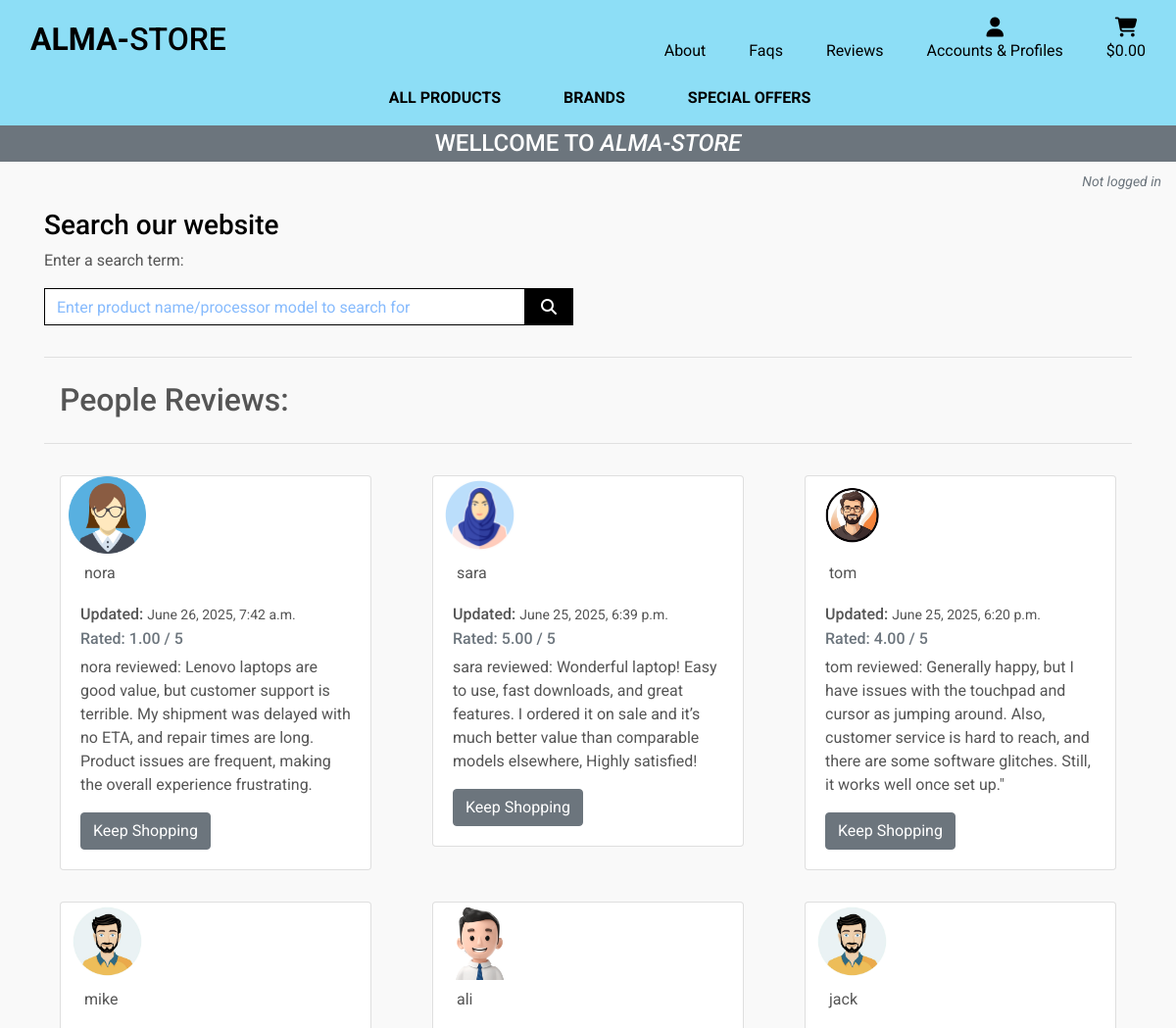
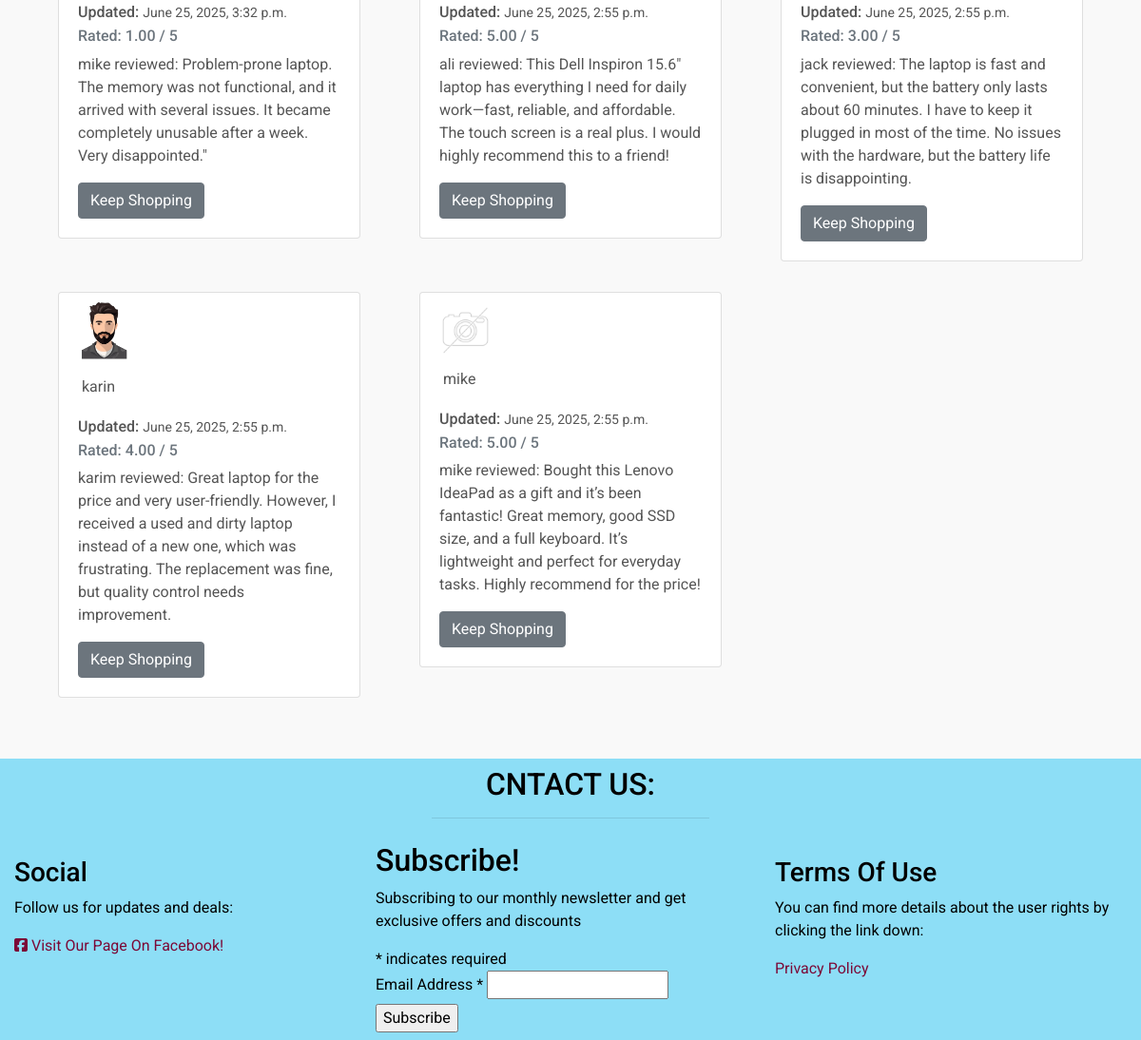
The page /reviews/ on the database as committed earlier (2 pictures, top to bottom).
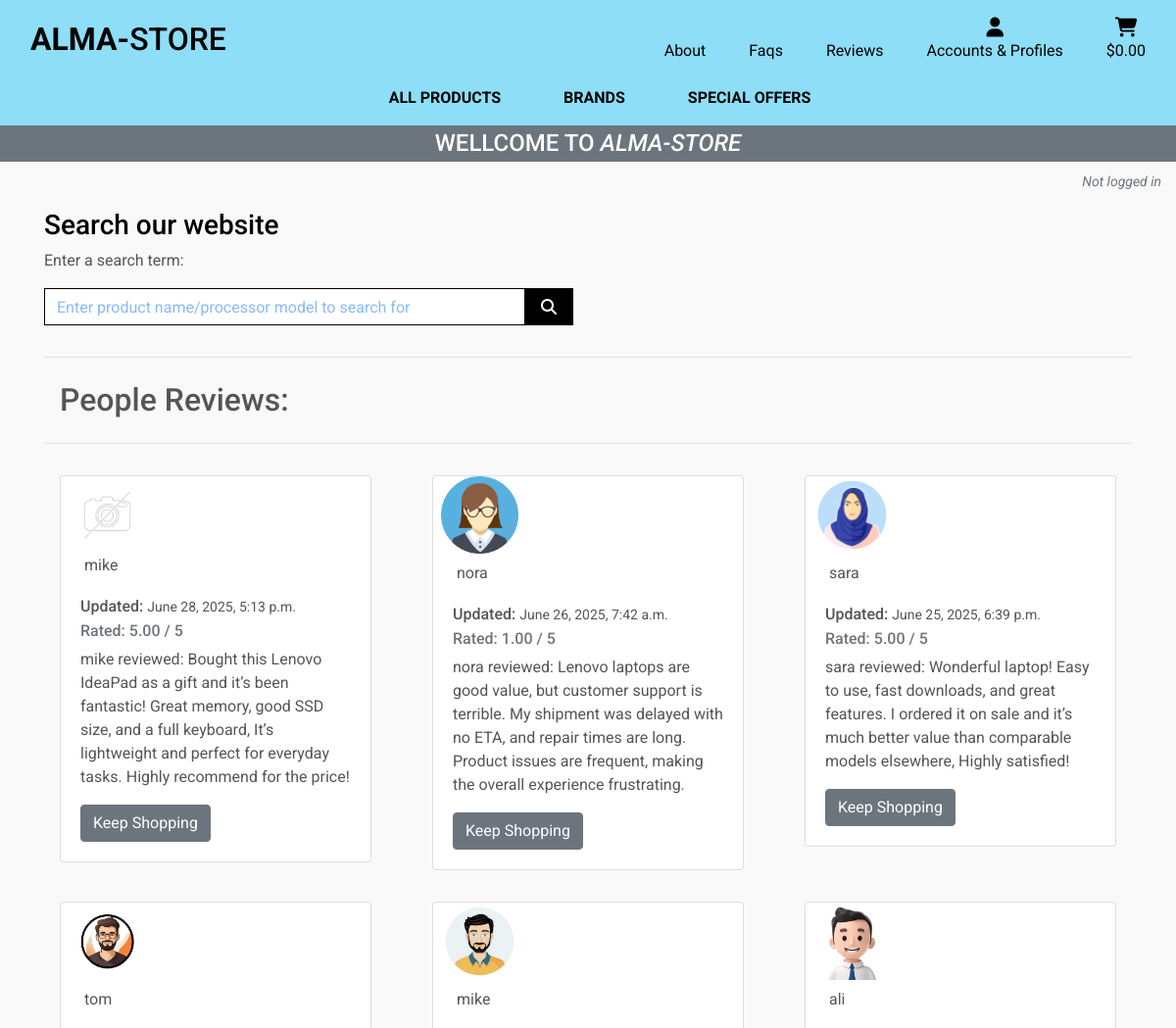
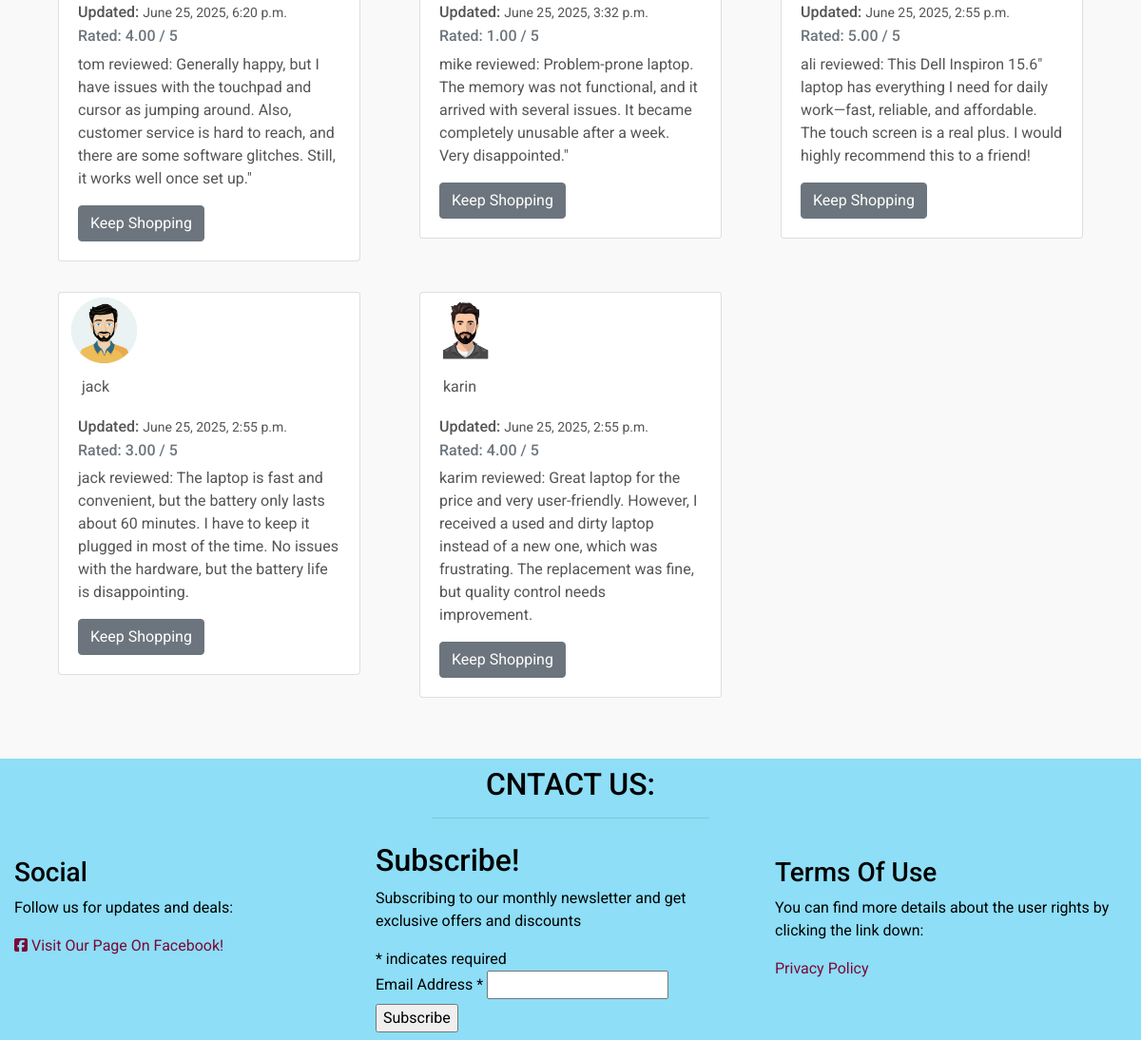
The same page on the database as committed later (2 pictures, top to bottom).
### reviews/models.py (models this page shows)
class Reviews(models.Model):
    class Meta:
        verbose_name_plural = 'Reviews'
        ordering = ['-updated_on']
    user = models.ForeignKey(User, on_delete=models.CASCADE, related_name='product_reviews')
    name = models.CharField(max_length=254)
    image = models.ImageField(null=True, blank=True)
    rating = models.DecimalField(max_digits=5, decimal_places=2,
                                 null=True, blank=True)
    review = models.TextField(null=False, blank=False, default='',
                              max_length=5000)
    created_on = models.DateTimeField(auto_now_add=True)
    updated_on = models.DateTimeField(auto_now=True)
    def __str__(self):
        return f'{self.user.username} reviewed: {self.review}'

### reviews/views.py (the view)
# urls.py: path('', views.product_reviews, name='product_reviews'),
def product_reviews(request):
    reviews = Reviews.objects.all()
    template = 'reviews/reviews.html'
    context = {
        'reviews': reviews,
    }
    return render(request, template, context)

### bag/contexts.py (called while the page is built, shortened)
def bag_contents(request):
    bag_items = []
    total = 0
    product_count = 0
    bag = request.session.get('bag', {})
    if total < settings.FREE_DELIVERY_THRESHOLD:
        delivery = total * Decimal(settings.STANDARD_DELIVERY_PERCENTAGE / 100)
        free_delivery_delta = settings.FREE_DELIVERY_THRESHOLD - total
    else:
        delivery = 0
        free_delivery_delta = 0
    grand_total = delivery + total
    context = {
        'bag_items': bag_items,
        'total': total,
        'product_count': product_count,
        'delivery': delivery,
        'free_delivery_threshold': settings.FREE_DELIVERY_THRESHOLD,
        'free_delivery_delta': free_delivery_delta,
        'grand_total': grand_total,
    }
    return context

### reviews/templates/reviews/reviews.html (shortened to what this page needs)
{% extends "base.html" %}
{% load static %}
{% block content %}
    <div class="container mt-3">
        <div class="row">
            <div class="col">
                <hr>
                <h2 class=" p-2 m-2">People Reviews:</h2>
                <hr>
            </div>
        </div>
        <div class="row">
            {% for review in reviews %}
                <div class="col-12 col-md-6 col-lg-4">
                    <div class="review-container m-2 p-2">
                         <div class="card h-100">
                        {% if review.image %}
                            <img src="{{ review.image.url }}" class="w-25 ml-2" alt="user image profile">
                            <span class="ml-4 mt-2">{{ review.name }}</span>
                        {% else %}
                            <img src="{{ MEDIA_URL }}noimage.png" class="w-25 ml-2" alt="user image profile">
                            <span class="ml-4">{{ review.name }}</span>
                        {% endif %}
                        <div class="card-body">
                            <h5 class="card-title review-date"> Updated: <span class="small">{{ review.updated_on }}</span></h5>
                            <h6 class="card-subtitle mb-2 text-muted">Rated: {{ review.rating}} / 5</h6>
                            <p class="card-text">
                                {{ review }}
                            </p>
                            <a href="{% url 'products' %}" class="btn btn-secondary">Keep Shopping</a>
                        </div>
                    </div>
                </div>
                    </div>
            {% endfor %}
        </div>
    </div>
{% endblock %}

### templates/base.html (shortened to what this page needs)
{% load static %}
<!doctype html>
<html lang="en">
  <head>
    {% block corecss %}
        <link rel="stylesheet" href="https://cdn.jsdelivr.net/npm/bootstrap@4.6.2/dist/css/bootstrap.min.css">
        <link  rel="stylesheet" href="//cdn-images.mailchimp.com/embedcode/classic-061523.css"type="text/css">
        <link rel="stylesheet" href="{% static 'css/basestyle.css' %}">
    {% endblock %}
  </head>
  <body>
    <header class="container-fluid sticky-top topdown-color">
        <div id="top-nav" class="row pt-lg-2 d-none d-lg-flex">
            <div class="col-12 col-lg-4 my-auto py-1 py-lg-0 text-center text-lg-left">
                <a href="{% url 'home' %}" class="nav-link main-logo-link">
                    <h2 class="logo-font text-black my-0"><strong>Alma-</strong>Store</h2>
                </a>
            </div>
            <div class="col-12 col-lg-8 my-auto py-1 py-lg-0">
                <ul class="list-inline list-unstyled text-center text-lg-right my-0">
                    <li class="list-inline-item">
                        <a class="nav-link text-black" href="{% url 'about' %}" id="home-link">
                          About
                        </a>
                    </li>
                    <li class="list-inline-item">
                        <a class="nav-link text-black" href="{% url 'faqs' %}" id="home-link">
                          Faqs
                        </a>
                    </li>
                     <li class="list-inline-item">
                        <a class="nav-link text-black" href="{% url 'product_reviews' %}" id="home-link">
                          Reviews
                        </a>
                    </li>
                    <li class="list-inline-item dropdown">
                        <a class="text-black nav-link" href="#" id="user-options" data-toggle="dropdown" aria-haspopup="true" aria-expanded="false">
                            <div class="text-center">
                                <div><i class="fas fa-user fa-lg"></i></div>
                                <p class="my-0">Accounts & Profiles</p>
                            </div>
                        </a>
                    </li>
                    <li class="list-inline-item">
                        <a class="{% if grand_total %}text-info font-weight-bold{% else %}text-black{% endif %} nav-link" href="{% url 'view_bag' %}">
                            <div class="text-center">
                              <div><i class="fa-solid fa-cart-shopping fa-lg"></i></div>
                              <p class="my-0">
                                {% if grand_total %}
                                  ${{ grand_total|floatformat:2 }}
                                {% else %}
                                  $0.00
                                {% endif %}
                              </p>
                            </div>
                          </a>
                    </li>
                </ul>
            </div>
        </div>
        <div class="row">
            <nav class="navbar navbar-expand-lg navbar-light w-100">
                {% include 'includes/main-nav.html' %}
            </nav>
        </div>
        <div id="delivery-banner" class="row text-center">
            <div class="col text-white">
                <h4 class="logo-font my-1">Wellcome to <em>Alma-Store</em></h4>
            </div>
        </div>
    </header>
    <div class="container-fluid">
      <div class="row">
        <div class="col">
          <p class="text-black text-right mt-2">
            {% if user.is_authenticated %}
              You are logged in as: <em>{{ user }}</em>
            {% else %}
                <em class="text-muted small">Not logged in</em>
            {% endif %}
          </p>
        </div>
      </div>
    </div>
    <div class="container d-none d-lg-block">
      <div class="row">
        <div class="col-6">
          <h3 class="text-black">Search our website</h3>
          <p>Enter a search term:</p>
          <form class="form" method="GET" action="{% url 'products' %}">
              <div class="input-group w-100">
                  <input class="form-control border border-black rounded-0" type="text" name="find" placeholder="Enter product name/processor model to search for">
                  <div class="input-group-append">
                      <button class="form-control form-control btn btn-black border border-black rounded-0" type="submit">
                          <span class="icon">
                              <i class="fas fa-search"></i>
                          </span>
                      </button>
                  </div>
              </div>
          </form>
        </div>
      </div>
    </div>
    <main class="mb-5">
      {% block content %}
      {% endblock %}
    </main>
      <footer class="container-wrapper text-black pb-2 topdown-color">
        <div class="container-fluid quotes-container content-container">
          <section class="footer">
            <div class="row">
              <div class="col-12 page-header mb-4">
                <h2 class="text-uppercase text-center mt-2">Cntact us:</h2>
                <hr class="block-divider block-divider--short w-25 text-left">
              </div>
            </div>
            <div class="row">
              <div class="col-12 col-md-4 mb-2">
                <h3>Social</h3>
                <p>Follow us for updates and deals:</p>
                <a href="https://www.facebook.com/profile.php?id=61576990564062" target="_blank" class="footer-links" rel="noopener">
                  <i class="fab fa-facebook-square"></i> Visit Our Page On Facebook!</a>
              </div>
              <div class="col-12 col-md-4">
                 <div id="mc_embed_shell">
                    <div id="mc_embed_signup">
                        <form action="https://gmail.us11.list-manage.com/subscribe/post?u=3c0feb4c7ec4c26d9f25c15ea&amp;id=5577e6831d&amp;f_id=0015e5e0f0" method="post" id="mc-embedded-subscribe-form" name="mc-embedded-subscribe-form" class="validate" target="_blank">
                            <div id="mc_embed_signup_scroll">
                              <h2>Subscribe!</h2>
                              <p>Subscribing to our monthly newsletter and get exclusive offers and discounts</p>
                              <div class="indicates-required">
                                <span class="asterisk">*</span>
                                  indicates required
                              </div>
                              <div class="mc-field-group">
                                <label for="mce-EMAIL">Email Address <span class="asterisk">*</span>
                                </label>
                                <input type="email" name="EMAIL" class="required email" id="mce-EMAIL" required="" value="">
                              </div>
                              <div class="optionalParent">
                                  <div class="clear foot">
                                      <input type="submit" name="subscribe" id="mc-embedded-subscribe" class="button" value="Subscribe">
                                  </div>
                              </div>
                            </div>
                        </form>
                    </div>
                 </div>
              </div>
              <div class="col-12 col-md-4">
                <h3>Terms Of Use</h3>
                <p>You can find more details about the user rights by clicking the link down:</p>
                <a href="https://www.termsfeed.com/live/0c68c3a1-378d-46e9-aa02-b865a40d5aa6" target="_blank" class="footer-links" rel="noopener">
                  Privacy Policy</a>
              </div>
            </div>
          </section>
        </div>
      </footer>
  </body>
</html>

### templates/includes/main-nav.html (shortened to what this page needs)
<div class="collapse navbar-collapse" id="main-nav">
    <ul class="navbar-nav w-auto mx-auto">
        <li class="nav-item dropdown">
            <a class="logo-font font-weight-bold nav-link text-black mr-5" href="#" id="all-products-link" data-toggle="dropdown" aria-haspopup="true" aria-expanded="false">
                All Products
            </a>
        </li>
        <li class="nav-item dropdown">
            <a class="logo-font font-weight-bold nav-link text-black mr-5" href="#" id="clothing-link" data-toggle="dropdown" aria-haspopup="true" aria-expanded="false">
                Brands
            </a>
        </li>
        <li class="nav-item dropdown">
            <a class="logo-font font-weight-bold nav-link text-black" href="" id="specials-link" data-toggle="dropdown" aria-haspopup="true" aria-expanded="false">
                Special Offers
            </a>
        </li>
    </ul>
</div>

### static/css/basestyle.css (style rules this page uses)
html { height: 100%; }
body { color: #555; background-color: #f9f9f9; font-family: "Roboto", sans-serif; font-optical-sizing: auto; font-weight: 400; font-style: normal; font-variation-settings: "wdth" 100; }
#delivery-banner { background-color: #6c757d; }
.icon { align-items: center; display: inline-flex; justify-content: center; height: 1.5rem; width: 1.5rem; }
.logo-font { text-transform: uppercase; }
.main-logo-link { width: fit-content; }
.btn-black { background: black; color: white; }
.text-black { color: #000 !important; }
.border-black { border: 1px solid black !important; }
input[name='find']::placeholder { color: #87BBFD; }
.review-container h5 { border-radius:1rem; font-size: 1rem; }
#mc_embed_signup_scroll { margin-left: -20px; }
#mc_embed_signup h2 { margin-top: -15px !important; }
.footer-links { color: #7B0937; }
.topdown-color { background-color:#8DDEF6; }

Rows that differ between the two databases and show on the page:
changed Reviews: updated_on "June 25, 2025, 2:55 p.m." → "June 28, 2025, 5:13 p.m."; user+review "…size, and a full keyboard. It’s lightweight and perfect…" → "…size, and a full keyboard, It’s lightweight and perfect…"; moves up the list
